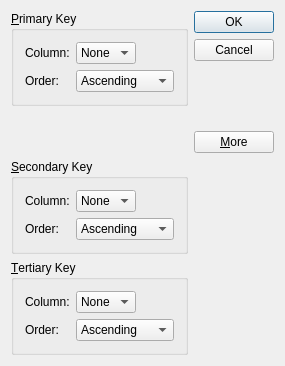
<?xml version="1.0" encoding="UTF-8"?>
<ui version="4.0">
 <class>SortDialog</class>
 <widget class="QDialog" name="SortDialog">
  <property name="geometry">
   <rect>
    <x>0</x>
    <y>0</y>
    <width>285</width>
    <height>366</height>
   </rect>
  </property>
  <property name="windowTitle">
   <string>Sort</string>
  </property>
  <layout class="QGridLayout" name="gridLayout_4">
   <item row="0" column="0">
    <widget class="QGroupBox" name="primaryGroupBox">
     <property name="title">
      <string>&amp;Primary Key</string>
     </property>
     <layout class="QGridLayout" name="gridLayout">
      <item row="0" column="0">
       <widget class="QLabel" name="label">
        <property name="text">
         <string>Column:</string>
        </property>
       </widget>
      </item>
      <item row="0" column="1">
       <widget class="QComboBox" name="primaryColumnCombo">
        <item>
         <property name="text">
          <string>None</string>
         </property>
        </item>
       </widget>
      </item>
      <item row="0" column="2">
       <spacer name="horizontalSpacer">
        <property name="orientation">
         <enum>Qt::Horizontal</enum>
        </property>
        <property name="sizeHint" stdset="0">
         <size>
          <width>30</width>
          <height>20</height>
         </size>
        </property>
       </spacer>
      </item>
      <item row="1" column="0">
       <widget class="QLabel" name="label_2">
        <property name="text">
         <string>Order:</string>
        </property>
       </widget>
      </item>
      <item row="1" column="1" colspan="2">
       <widget class="QComboBox" name="primaryOrderCombo">
        <item>
         <property name="text">
          <string>Ascending</string>
         </property>
        </item>
        <item>
         <property name="text">
          <string>Descending</string>
         </property>
        </item>
       </widget>
      </item>
     </layout>
    </widget>
   </item>
   <item row="0" column="1" rowspan="2">
    <layout class="QVBoxLayout" name="verticalLayout">
     <item>
      <widget class="QPushButton" name="okButton">
       <property name="text">
        <string>OK</string>
       </property>
       <property name="default">
        <bool>true</bool>
       </property>
      </widget>
     </item>
     <item>
      <widget class="QPushButton" name="cancelButton">
       <property name="text">
        <string>Cancel</string>
       </property>
      </widget>
     </item>
     <item>
      <spacer name="verticalSpacer">
       <property name="orientation">
        <enum>Qt::Vertical</enum>
       </property>
       <property name="sizeHint" stdset="0">
        <size>
         <width>20</width>
         <height>0</height>
        </size>
       </property>
      </spacer>
     </item>
     <item>
      <widget class="QPushButton" name="moreButton">
       <property name="text">
        <string>&amp;More</string>
       </property>
       <property name="checkable">
        <bool>true</bool>
       </property>
      </widget>
     </item>
    </layout>
   </item>
   <item row="1" column="0">
    <spacer name="verticalSpacer_2">
     <property name="orientation">
      <enum>Qt::Vertical</enum>
     </property>
     <property name="sizeHint" stdset="0">
      <size>
       <width>20</width>
       <height>27</height>
      </size>
     </property>
    </spacer>
   </item>
   <item row="2" column="0">
    <widget class="QGroupBox" name="secondaryGroupBox">
     <property name="title">
      <string>&amp;Secondary Key</string>
     </property>
     <layout class="QGridLayout" name="gridLayout_2">
      <item row="0" column="0">
       <widget class="QLabel" name="label_3">
        <property name="text">
         <string>Column:</string>
        </property>
       </widget>
      </item>
      <item row="0" column="1">
       <widget class="QComboBox" name="secondaryColumnCombo">
        <item>
         <property name="text">
          <string>None</string>
         </property>
        </item>
       </widget>
      </item>
      <item row="0" column="2">
       <spacer name="horizontalSpacer_2">
        <property name="orientation">
         <enum>Qt::Horizontal</enum>
        </property>
        <property name="sizeHint" stdset="0">
         <size>
          <width>30</width>
          <height>20</height>
         </size>
        </property>
       </spacer>
      </item>
      <item row="1" column="0">
       <widget class="QLabel" name="label_4">
        <property name="text">
         <string>Order:</string>
        </property>
       </widget>
      </item>
      <item row="1" column="1" colspan="2">
       <widget class="QComboBox" name="secondaryOrderCombo">
        <item>
         <property name="text">
          <string>Ascending</string>
         </property>
        </item>
        <item>
         <property name="text">
          <string>Descending</string>
         </property>
        </item>
       </widget>
      </item>
     </layout>
    </widget>
   </item>
   <item row="3" column="0">
    <widget class="QGroupBox" name="tertiaryGroupBox">
     <property name="title">
      <string>&amp;Tertiary Key</string>
     </property>
     <layout class="QGridLayout" name="gridLayout_3">
      <item row="0" column="0">
       <widget class="QLabel" name="label_5">
        <property name="text">
         <string>Column:</string>
        </property>
       </widget>
      </item>
      <item row="0" column="1">
       <widget class="QComboBox" name="tertiaryColumnCombo">
        <item>
         <property name="text">
          <string>None</string>
         </property>
        </item>
       </widget>
      </item>
      <item row="0" column="2">
       <spacer name="horizontalSpacer_3">
        <property name="orientation">
         <enum>Qt::Horizontal</enum>
        </property>
        <property name="sizeHint" stdset="0">
         <size>
          <width>30</width>
          <height>20</height>
         </size>
        </property>
       </spacer>
      </item>
      <item row="1" column="0">
       <widget class="QLabel" name="label_6">
        <property name="text">
         <string>Order:</string>
        </property>
       </widget>
      </item>
      <item row="1" column="1" colspan="2">
       <widget class="QComboBox" name="tertiaryOrderCombo">
        <item>
         <property name="text">
          <string>Ascending</string>
         </property>
        </item>
        <item>
         <property name="text">
          <string>Descending</string>
         </property>
        </item>
       </widget>
      </item>
     </layout>
    </widget>
   </item>
  </layout>
 </widget>
 <layoutdefault spacing="6" margin="11"/>
 <tabstops>
  <tabstop>primaryColumnCombo</tabstop>
  <tabstop>primaryOrderCombo</tabstop>
  <tabstop>secondaryColumnCombo</tabstop>
  <tabstop>secondaryOrderCombo</tabstop>
  <tabstop>tertiaryColumnCombo</tabstop>
  <tabstop>tertiaryOrderCombo</tabstop>
  <tabstop>okButton</tabstop>
  <tabstop>cancelButton</tabstop>
  <tabstop>moreButton</tabstop>
 </tabstops>
 <resources/>
 <connections>
  <connection>
   <sender>okButton</sender>
   <signal>clicked()</signal>
   <receiver>SortDialog</receiver>
   <slot>accept()</slot>
   <hints>
    <hint type="sourcelabel">
     <x>213</x>
     <y>20</y>
    </hint>
    <hint type="destinationlabel">
     <x>140</x>
     <y>117</y>
    </hint>
   </hints>
  </connection>
  <connection>
   <sender>cancelButton</sender>
   <signal>clicked()</signal>
   <receiver>SortDialog</receiver>
   <slot>reject()</slot>
   <hints>
    <hint type="sourcelabel">
     <x>245</x>
     <y>54</y>
    </hint>
    <hint type="destinationlabel">
     <x>164</x>
     <y>133</y>
    </hint>
   </hints>
  </connection>
  <connection>
   <sender>moreButton</sender>
   <signal>toggled(bool)</signal>
   <receiver>secondaryGroupBox</receiver>
   <slot>setVisible(bool)</slot>
   <hints>
    <hint type="sourcelabel">
     <x>265</x>
     <y>134</y>
    </hint>
    <hint type="destinationlabel">
     <x>170</x>
     <y>180</y>
    </hint>
   </hints>
  </connection>
  <connection>
   <sender>moreButton</sender>
   <signal>toggled(bool)</signal>
   <receiver>tertiaryGroupBox</receiver>
   <slot>setVisible(bool)</slot>
   <hints>
    <hint type="sourcelabel">
     <x>247</x>
     <y>130</y>
    </hint>
    <hint type="destinationlabel">
     <x>170</x>
     <y>310</y>
    </hint>
   </hints>
  </connection>
 </connections>
</ui>
